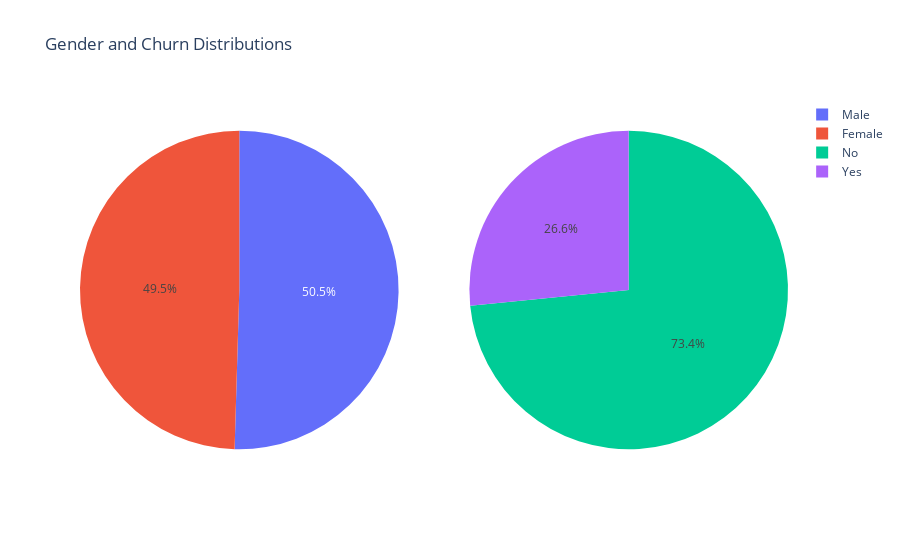

Notebook cell for this chart:
### Markdown cell above
**5 DATA VISUALIZATION**

### Code cell
from plotly.subplots import make_subplots
import plotly.express as px


fig = make_subplots(rows=1, cols=2, specs=[[{'type':'domain'}, {'type':'domain'}]])

fig.add_trace(px.pie(df, names='gender', title="Gender" ).data[0], row=1, col=1)
fig.add_trace(px.pie(df, names='Churn', title="Churn").data[0], row=1, col=2)

fig.update_layout(title_text="Gender and Churn Distributions")
fig.show()

### Figure 1 — Plotly figure (JSON) as saved in the notebook; plotly's stock layout.template omitted (floating-point values rounded to 4 significant figures; data arrays with more than 128 entries replaced by an {"elided": "..."} marker saying what was removed)
{"data": [{"domain": {"x": [0, 0.45], "y": [0, 1]}, "hovertemplate": "gender=%{label}<extra></extra>", "labels": {"elided": "7032 str values"}, "legendgroup": "", "name": "", "showlegend": true, "type": "pie"}, {"domain": {"x": [0.55, 1], "y": [0, 1]}, "hovertemplate": "Churn=%{label}<extra></extra>", "labels": {"elided": "7032 str values"}, "legendgroup": "", "name": "", "showlegend": true, "type": "pie"}], "layout": {"title": {"text": "Gender and Churn Distributions"}}}
